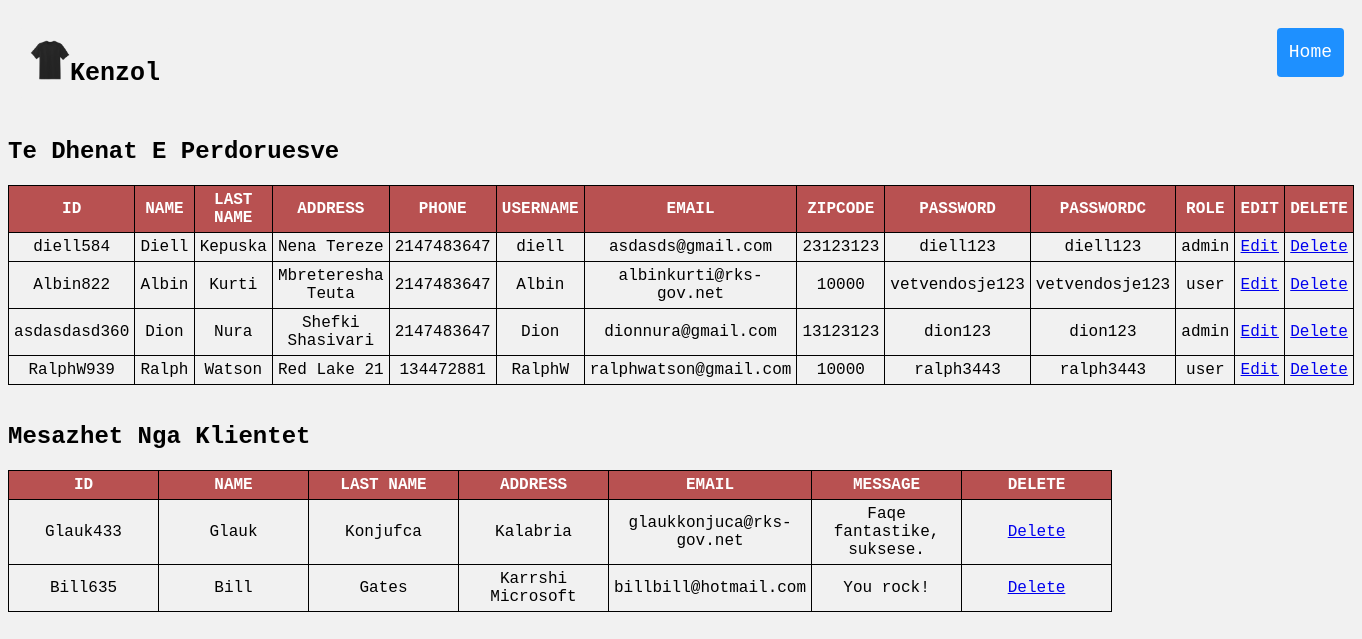
The app's page /dashboard.php (signed in) with its own data.
### tables this page shows
CREATE TABLE `user` (
  `id` varchar(50) NOT NULL,
  `name` varchar(50) NOT NULL,
  `lastN` varchar(50) NOT NULL,
  `address` varchar(50) NOT NULL,
  `phone` int(50) NOT NULL,
  `username` varchar(50) NOT NULL,
  `email` varchar(150) NOT NULL,
  `zipcode` int(50) NOT NULL,
  `pass` varchar(50) NOT NULL,
  `passc` varchar(50) NOT NULL,
  `role` varchar(50) NOT NULL
);

CREATE TABLE `cont` (
  `id` varchar(50) NOT NULL,
  `name` varchar(50) NOT NULL,
  `lastN` varchar(50) NOT NULL,
  `address` varchar(50) NOT NULL,
  `email` varchar(150) NOT NULL,
  `message` text NOT NULL
);

### userRepository.php (called while the page is built, shortened)
<?php
class UserRepository{
    private $connection;
    function __construct(){
        $conn = new DatabaseConnection;
        $this->connection = $conn->startConnection();
    }
    function getAllUsers(){
        $conn = $this->connection;
        $sql = "SELECT * FROM user";
        $statement = $conn->query($sql);
        $users = $statement->fetchAll();
        return $users;
    }
}
?>

### contactRepository.php (called while the page is built, shortened)
<?php
class ContactRepository{
    private $connection;
    function __construct(){
        $conn = new DatabaseConnection;
        $this->connection = $conn->startConnection();
    }
    function getAllConts(){
        $conn = $this->connection;
        $sql = "SELECT * FROM cont";
        $statement = $conn->query($sql);
        $conts = $statement->fetchAll();
        return $conts;
    }
}
?>

### dashboard.php (the view, shortened to what this page needs)
<?php
if(!isset($_SESSION['username'])){
    header("Location: Login.php");
}
else{
?>
<!DOCTYPE html>
<html lang="en">
<head>
    <link rel="stylesheet" type="text/css" href="dashboard.css">
</head>
<body>
<div class="header" id="Header1">
            <a href="Home.php" class="logo"><img src="Pics/Black.png" width="40px", height="40px">Kenzol</a>
            <div class="header-right">
              <a class="active" href="Home.php">Home</a>
            </div>
          </div>
          <h2>Te Dhenat E Perdoruesve</h2>
    <div class="dash">
    <table name="info">
             <tr id="tab">
                 <th>ID</th>
                 <th>NAME</th>
                 <th>LAST NAME</th>
                 <th>ADDRESS</th>
                 <th>PHONE</th>
                 <th>USERNAME</th>
                 <th>EMAIL</th>
                 <th>ZIPCODE</th>
                 <th>PASSWORD</th>
                 <th>PASSWORDC</th>
                 <th>ROLE</th>
                 <th>EDIT</th>
                 <th>DELETE</th>
             </tr>
             <?php
             include_once 'userRepository.php';
             $userRepository = new UserRepository();
             $users = $userRepository->getAllUsers();
             foreach($users as $user){
                echo
                "
                <tr>
                     <td>$user[id]</td>
                     <td>$user[name]</td>
                     <td>$user[lastN] </td>
                     <td>$user[address] </td>
                     <td>$user[phone] </td>
                     <td>$user[username] </td>
                     <td>$user[email] </td>
                     <td>$user[zipcode] </td>
                     <td>$user[pass] </td>
                     <td>$user[passc] </td>
                     <td>$user[role] </td>
                     <td><a href='edit.php?id=$user[id]'>Edit</a> </td>
                     <td><a href='delete.php?id=$user[id]'>Delete</a></td>
                </tr>
                ";
             }
             ?>
    </table></div>
<br>
    <h2>Mesazhet Nga Klientet</h2>
    <div class="dash1">
    <table name="info1">
             <tr id="tab1">
                 <th>ID</th>
                 <th>NAME</th>
                 <th>LAST NAME</th>
                 <th>ADDRESS</th>
                 <th>EMAIL</th>
                 <th>MESSAGE</th>
                 <th>DELETE</th>
             </tr>
             <?php
             include_once 'contactRepository.php';
             $contactRepository = new ContactRepository();
             $conts = $contactRepository->getAllConts();
             foreach($conts as $cont){
                echo
                "
                <tr>
                     <td>$cont[id]</td>
                     <td>$cont[name]</td>
                     <td>$cont[lastN] </td>
                     <td>$cont[address] </td>
                     <td>$cont[email] </td>
                     <td>$cont[message] </td>
                     <td><a href='delete1.php?id=$cont[id]'>Delete</a></td>
                </tr>
                ";
             }
             ?>
    </table></div>
</body>
</html>
<?php
}
?>

### dashboard.css (style rules this page uses)
* { box-sizing: border-box;background-color: #f1f1f1; font-family: 'Courier New', Courier, monospace; }
table { border-collapse: collapse; }
th { background-color:#b85151; Color:white; }
th, td { width:150px; text-align:center; border:1px solid black; padding:5px }
.header { overflow:hidden; background-color: #f1f1f1; padding: 20px 10px; }
.header a { float: left; color: black; text-align: center; padding: 12px; text-decoration: none; font-size: 18px; line-height: 25px; border-radius: 4px; }
.header a.logo { font-size: 25px; font-weight: bold; }
.header a.active { background-color: dodgerblue; color: white; }
.header-right { float: right; }
.active { background-color: #717171; }

### records on screen
user: id "diell584", name "Diell", lastN "Kepuska", address "Nena Tereze", phone "2147483647", username "diell", email "asdasds@gmail.com", zipcode "23123123", pass "diell123", passc "diell123", role "admin"
user: id "Albin822", name "Albin", lastN "Kurti", address "Mbreteresha Teuta", phone "2147483647", username "Albin", email "albinkurti@rks-gov.net", zipcode "10000", pass "vetvendosje123", passc "vetvendosje123", role "user"
user: id "asdasdasd360", name "Dion", lastN "Nura", address "Shefki Shasivari", phone "2147483647", username "Dion", email "dionnura@gmail.com", zipcode "13123123", pass "dion123", passc "dion123", role "admin"
user: id "RalphW939", name "Ralph", lastN "Watson", address "Red Lake 21", phone "134472881", username "RalphW", email "ralphwatson@gmail.com", zipcode "10000", pass "ralph3443", passc "ralph3443", role "user"
cont: id "Glauk433", name "Glauk", lastN "Konjufca", address "Kalabria", email "glaukkonjuca@rks-gov.net", message "Faqe fantastike, suksese."
cont: id "Bill635", name "Bill", lastN "Gates", address "Karrshi Microsoft", email "billbill@hotmail.com", message "You rock!"
